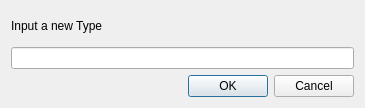
<?xml version="1.0" encoding="UTF-8"?>
<ui version="4.0">
 <class>addType</class>
 <widget class="QDialog" name="addType">
  <property name="geometry">
   <rect>
    <x>0</x>
    <y>0</y>
    <width>365</width>
    <height>108</height>
   </rect>
  </property>
  <property name="windowTitle">
   <string>Dialog</string>
  </property>
  <layout class="QGridLayout" name="gridLayout">
   <item row="0" column="0">
    <widget class="QLabel" name="label">
     <property name="text">
      <string>Input a new Type</string>
     </property>
    </widget>
   </item>
   <item row="1" column="0">
    <widget class="QLineEdit" name="lineEdit"/>
   </item>
   <item row="2" column="0">
    <widget class="QDialogButtonBox" name="buttonBox">
     <property name="orientation">
      <enum>Qt::Horizontal</enum>
     </property>
     <property name="standardButtons">
      <set>QDialogButtonBox::Cancel|QDialogButtonBox::Ok</set>
     </property>
    </widget>
   </item>
  </layout>
 </widget>
 <resources/>
 <connections>
  <connection>
   <sender>buttonBox</sender>
   <signal>accepted()</signal>
   <receiver>addType</receiver>
   <slot>accept()</slot>
   <hints>
    <hint type="sourcelabel">
     <x>248</x>
     <y>254</y>
    </hint>
    <hint type="destinationlabel">
     <x>157</x>
     <y>274</y>
    </hint>
   </hints>
  </connection>
  <connection>
   <sender>buttonBox</sender>
   <signal>rejected()</signal>
   <receiver>addType</receiver>
   <slot>reject()</slot>
   <hints>
    <hint type="sourcelabel">
     <x>316</x>
     <y>260</y>
    </hint>
    <hint type="destinationlabel">
     <x>286</x>
     <y>274</y>
    </hint>
   </hints>
  </connection>
 </connections>
</ui>
